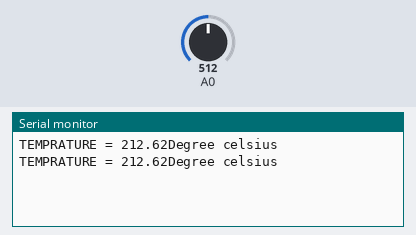
A sketch run on a simulated Arduino Uno, built with avr-gcc and run on an emulated ATmega328P. Parts: the last lines printed to the serial monitor. The inputs (shaded band) are chosen by the test bench; at power-on: A0 = 512.

Above: at 2.8 s.
2.9 s: A0 set to 78
At 5.2 s:
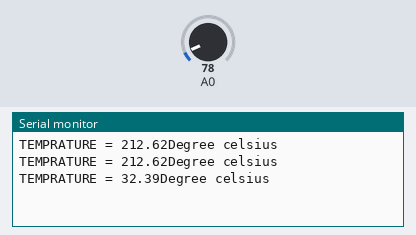
5.6 s: A0 set to 67
At 6.7 s:
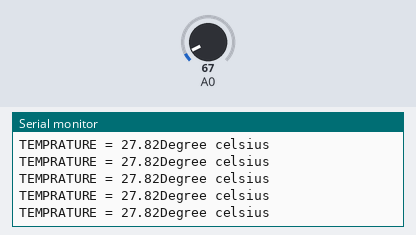
11.6 s: A0 set to 26
At 12.4 s:
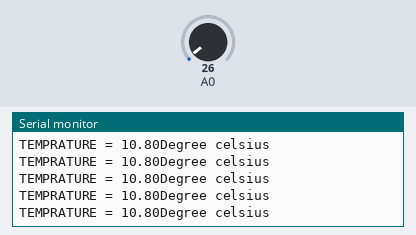
14.3 s: A0 set to 23
At 15.4 s:
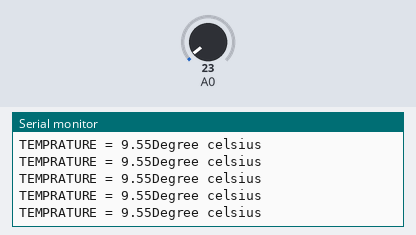
Timing chart, 0 to 17.3 s (numbered marks = the images above; inputs shaded):
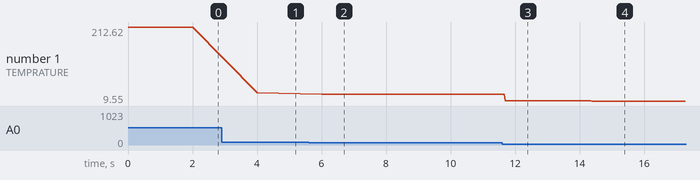

The sketch:

TempratureSensor.ino
```cpp
void setup() {
  pinMode(1, OUTPUT);
  Serial.begin(9600);

}

void loop() {
  int temp = analogRead(0);
  float tempC = temp/2.408;

  Serial.print("TEMPRATURE = ");
  Serial.print(tempC);
  Serial.print("Degree celsius\n");
  if(tempC<20)
  {
    digitalWrite(1,LOW);
  }
  else if(tempC>20 && tempC>30)
  {
    digitalWrite(1,HIGH);
    delay(1000);
    digitalWrite(1,LOW);
    delay(1000);
  }
  else
  {
    digitalWrite(1,HIGH);
  }
}
```

Measured:
- after the input at 2.9 s, the serial monitor: prints a new line after 1.1 s (image 1)
- after the input at 5.6 s, the serial monitor: prints a new line after 0.40 s (image 2)
- after the input at 11.6 s, the serial monitor: prints a new line after 0.10 s (image 3)
- after the input at 14.3 s, the serial monitor: prints a new line after 0.08 s (image 4)
- plotted number 1: 212.62 → 32.39 after the input at 2.9 s, 32.39 → 27.82 after the input at 5.6 s, 27.82 → 10.8 after the input at 11.6 s, 10.8 → 9.55 after the input at 14.3 s
